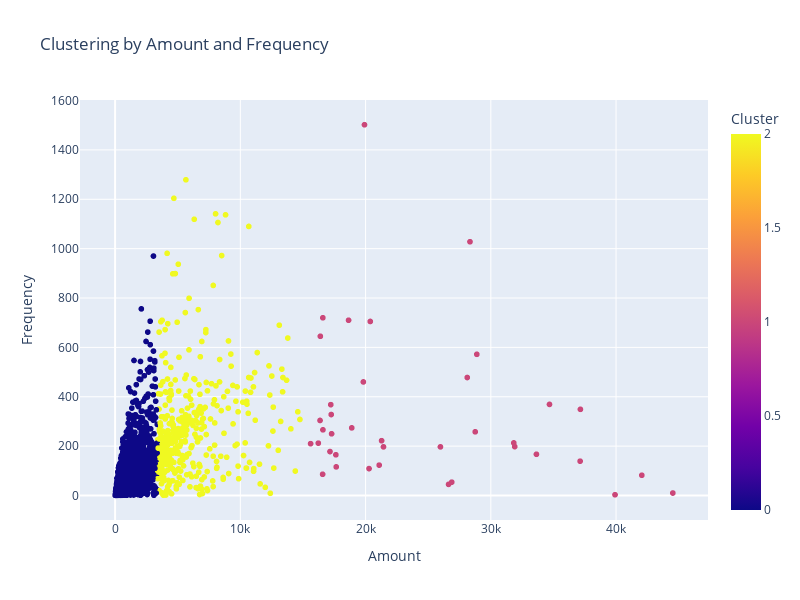

Source (notebook cell):
### Code cell
# Selecting the two features for clustering
data_for_clustering = merged_rfm[['Amount', 'Frequency']]

# Specify the number of clusters (e.g., 3)
n_clusters = 3

# Apply K-Means clustering
kmeans = KMeans(n_clusters=n_clusters)
merged_rfm['Cluster_2D'] = kmeans.fit_predict(data_for_clustering)

# Create a scatter plot with Plotly
fig = px.scatter(merged_rfm, x='Amount', y='Frequency', color='Cluster_2D',
                 title='Clustering by Amount and Frequency',
                 labels={'Amount': 'Amount', 'Frequency': 'Frequency', 'Cluster_2D': 'Cluster'})

fig.update_layout(
    xaxis=dict(title="Amount", title_font=dict(size=14)),
    yaxis=dict(title="Frequency", title_font=dict(size=14)),
    width=800,
    height=600
)

fig.show()

### Figure 1 — Plotly figure (JSON) as saved in the notebook; plotly's stock layout.template omitted (floating-point values rounded to 4 significant figures; data arrays with more than 128 entries replaced by an {"elided": "..."} marker saying what was removed)
{"data": [{"hovertemplate": "Amount=%{x}<br>Frequency=%{y}<br>Cluster=%{marker.color}<extra></extra>", "legendgroup": "", "marker": {"color": {"elided": "4314 int values"}, "coloraxis": "coloraxis", "symbol": "circle"}, "mode": "markers", "name": "", "showlegend": false, "type": "scattergl", "x": {"elided": "4314 float values"}, "xaxis": "x", "y": {"elided": "4314 int values"}, "yaxis": "y"}], "layout": {"coloraxis": {"colorbar": {"title": {"text": "Cluster"}}, "colorscale": [[0, "#0d0887"], [0.1111, "#46039f"], [0.2222, "#7201a8"], [0.3333, "#9c179e"], [0.4444, "#bd3786"], [0.5556, "#d8576b"], [0.6667, "#ed7953"], [0.7778, "#fb9f3a"], [0.8889, "#fdca26"], [1, "#f0f921"]]}, "height": 600, "legend": {"tracegroupgap": 0}, "title": {"text": "Clustering by Amount and Frequency"}, "width": 800, "xaxis": {"anchor": "y", "domain": [0, 1], "title": {"font": {"size": 14}, "text": "Amount"}}, "yaxis": {"anchor": "x", "domain": [0, 1], "title": {"font": {"size": 14}, "text": "Frequency"}}}}
